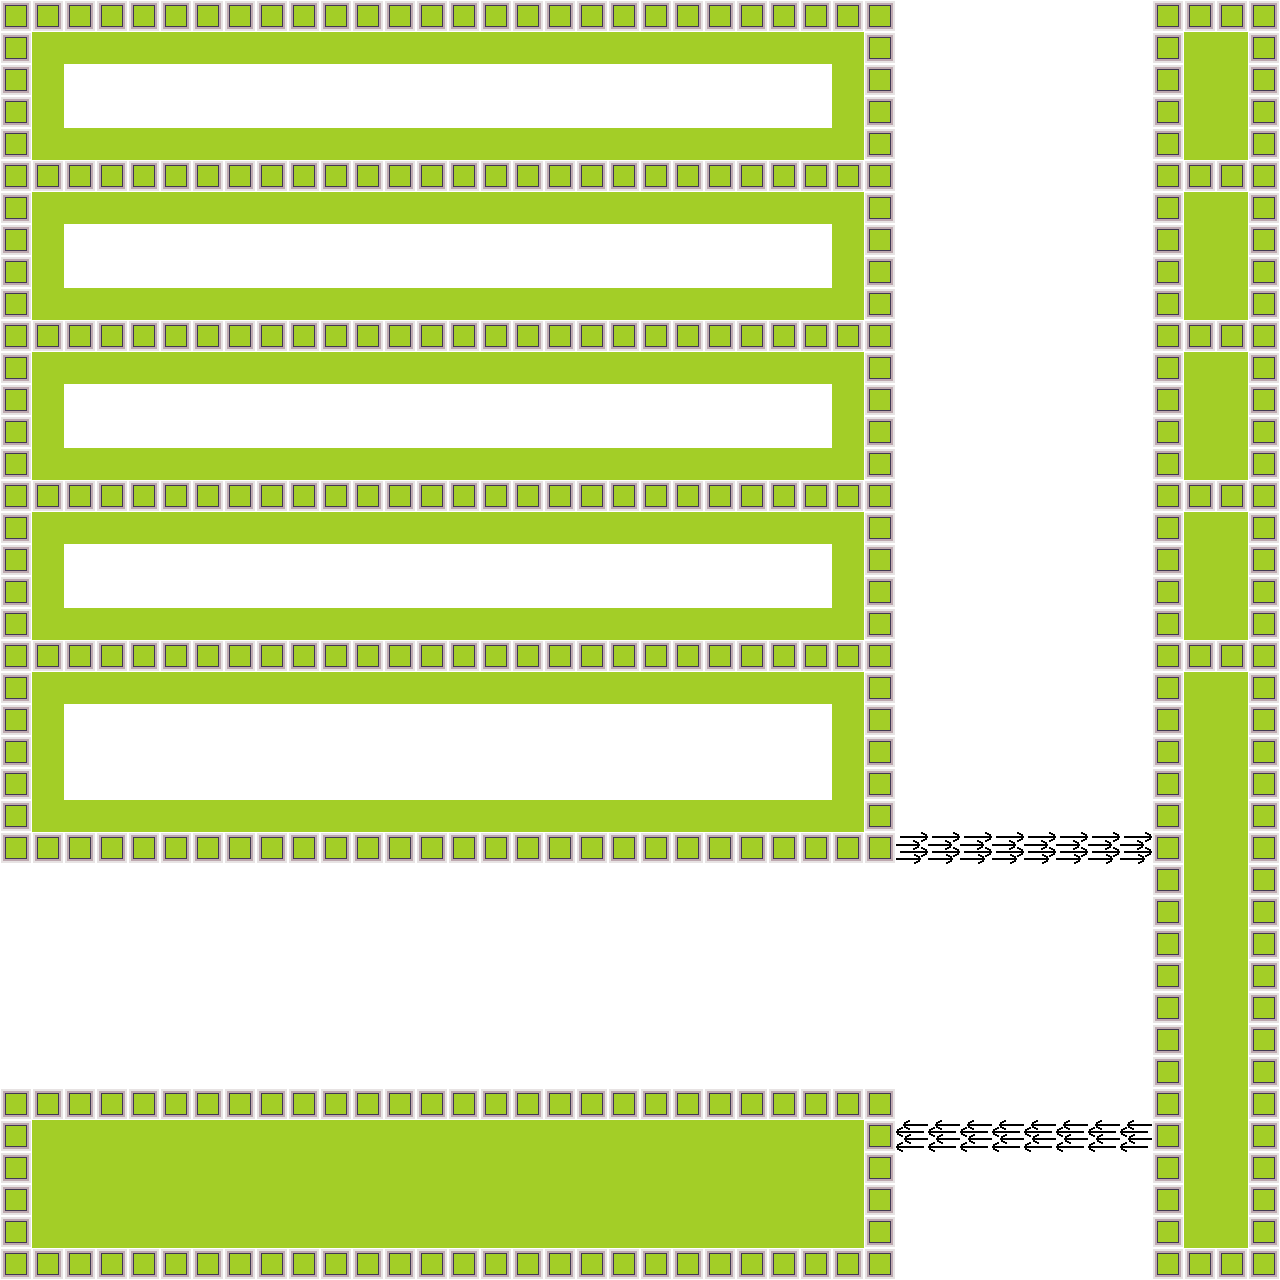

A 2D game scene composited from a Tiled map and its tileset images. What follows is a short description and the map's XML, with every tile layer's data as written:
An orthogonal 40x40 tile map with 32x32 px tiles, 1 tile layer (Tile Layer 1).

<map version="1.0" orientation="orthogonal" renderorder="right-down" width="40" height="40" tilewidth="32" tileheight="32" backgroundcolor="#ffffff" nextobjectid="1">
 <properties>
  <property name="DownExitMaxX" value="28" />
  <property name="MaxY" value="33" />
  <property name="RightExitMaxY" value="-1" />
  <property name="UpExitMaxX" value="35" />
 </properties>
 <tileset firstgid="1" name="Tileset" tilewidth="32" tileheight="32">
  <image source="TiledTileset.png" trans="ff00ff" width="320" height="160" />
 </tileset>
 <layer name="Tile Layer 1" width="40" height="40">
  <data encoding="csv">
12,12,12,12,12,12,12,12,12,12,12,12,12,12,12,12,12,12,12,12,12,12,12,12,12,12,12,12,0,0,0,0,0,0,0,0,12,12,12,12,
12,11,11,11,11,11,11,11,11,11,11,11,11,11,11,11,11,11,11,11,11,11,11,11,11,11,11,12,0,0,0,0,0,0,0,0,12,11,11,12,
12,11,0,0,0,0,0,0,0,0,0,0,0,0,0,0,0,0,0,0,0,0,0,0,0,0,11,12,0,0,0,0,0,0,0,0,12,11,11,12,
12,11,0,0,0,0,0,0,0,0,0,0,0,0,0,0,0,0,0,0,0,0,0,0,0,0,11,12,0,0,0,0,0,0,0,0,12,11,11,12,
12,11,11,11,11,11,11,11,11,11,11,11,11,11,11,11,11,11,11,11,11,11,11,11,11,11,11,12,0,0,0,0,0,0,0,0,12,11,11,12,
12,12,12,12,12,12,12,12,12,12,12,12,12,12,12,12,12,12,12,12,12,12,12,12,12,12,12,12,0,0,0,0,0,0,0,0,12,12,12,12,
12,11,11,11,11,11,11,11,11,11,11,11,11,11,11,11,11,11,11,11,11,11,11,11,11,11,11,12,0,0,0,0,0,0,0,0,12,11,11,12,
12,11,0,0,0,0,0,0,0,0,0,0,0,0,0,0,0,0,0,0,0,0,0,0,0,0,11,12,0,0,0,0,0,0,0,0,12,11,11,12,
12,11,0,0,0,0,0,0,0,0,0,0,0,0,0,0,0,0,0,0,0,0,0,0,0,0,11,12,0,0,0,0,0,0,0,0,12,11,11,12,
12,11,11,11,11,11,11,11,11,11,11,11,11,11,11,11,11,11,11,11,11,11,11,11,11,11,11,12,0,0,0,0,0,0,0,0,12,11,11,12,
12,12,12,12,12,12,12,12,12,12,12,12,12,12,12,12,12,12,12,12,12,12,12,12,12,12,12,12,0,0,0,0,0,0,0,0,12,12,12,12,
12,11,11,11,11,11,11,11,11,11,11,11,11,11,11,11,11,11,11,11,11,11,11,11,11,11,11,12,0,0,0,0,0,0,0,0,12,11,11,12,
12,11,0,0,0,0,0,0,0,0,0,0,0,0,0,0,0,0,0,0,0,0,0,0,0,0,11,12,0,0,0,0,0,0,0,0,12,11,11,12,
12,11,0,0,0,0,0,0,0,0,0,0,0,0,0,0,0,0,0,0,0,0,0,0,0,0,11,12,0,0,0,0,0,0,0,0,12,11,11,12,
12,11,11,11,11,11,11,11,11,11,11,11,11,11,11,11,11,11,11,11,11,11,11,11,11,11,11,12,0,0,0,0,0,0,0,0,12,11,11,12,
12,12,12,12,12,12,12,12,12,12,12,12,12,12,12,12,12,12,12,12,12,12,12,12,12,12,12,12,0,0,0,0,0,0,0,0,12,12,12,12,
12,11,11,11,11,11,11,11,11,11,11,11,11,11,11,11,11,11,11,11,11,11,11,11,11,11,11,12,0,0,0,0,0,0,0,0,12,11,11,12,
12,11,0,0,0,0,0,0,0,0,0,0,0,0,0,0,0,0,0,0,0,0,0,0,0,0,11,12,0,0,0,0,0,0,0,0,12,11,11,12,
12,11,0,0,0,0,0,0,0,0,0,0,0,0,0,0,0,0,0,0,0,0,0,0,0,0,11,12,0,0,0,0,0,0,0,0,12,11,11,12,
12,11,11,11,11,11,11,11,11,11,11,11,11,11,11,11,11,11,11,11,11,11,11,11,11,11,11,12,0,0,0,0,0,0,0,0,12,11,11,12,
12,12,12,12,12,12,12,12,12,12,12,12,12,12,12,12,12,12,12,12,12,12,12,12,12,12,12,12,0,0,0,0,0,0,0,0,12,12,12,12,
12,11,11,11,11,11,11,11,11,11,11,11,11,11,11,11,11,11,11,11,11,11,11,11,11,11,11,12,0,0,0,0,0,0,0,0,12,11,11,12,
12,11,0,0,0,0,0,0,0,0,0,0,0,0,0,0,0,0,0,0,0,0,0,0,0,0,11,12,0,0,0,0,0,0,0,0,12,11,11,12,
12,11,0,0,0,0,0,0,0,0,0,0,0,0,0,0,0,0,0,0,0,0,0,0,0,0,11,12,0,0,0,0,0,0,0,0,12,11,11,12,
12,11,0,0,0,0,0,0,0,0,0,0,0,0,0,0,0,0,0,0,0,0,0,0,0,0,11,12,0,0,0,0,0,0,0,0,12,11,11,12,
12,11,11,11,11,11,11,11,11,11,11,11,11,11,11,11,11,11,11,11,11,11,11,11,11,11,11,12,0,0,0,0,0,0,0,0,12,11,11,12,
12,12,12,12,12,12,12,12,12,12,12,12,12,12,12,12,12,12,12,12,12,12,12,12,12,12,12,12,2,2,2,2,2,2,2,2,12,11,11,12,
0,0,0,0,0,0,0,0,0,0,0,0,0,0,0,0,0,0,0,0,0,0,0,0,0,0,0,0,0,0,0,0,0,0,0,0,12,11,11,12,
0,0,0,0,0,0,0,0,0,0,0,0,0,0,0,0,0,0,0,0,0,0,0,0,0,0,0,0,0,0,0,0,0,0,0,0,12,11,11,12,
0,0,0,0,0,0,0,0,0,0,0,0,0,0,0,0,0,0,0,0,0,0,0,0,0,0,0,0,0,0,0,0,0,0,0,0,12,11,11,12,
0,0,0,0,0,0,0,0,0,0,0,0,0,0,0,0,0,0,0,0,0,0,0,0,0,0,0,0,0,0,0,0,0,0,0,0,12,11,11,12,
0,0,0,0,0,0,0,0,0,0,0,0,0,0,0,0,0,0,0,0,0,0,0,0,0,0,0,0,0,0,0,0,0,0,0,0,12,11,11,12,
0,0,0,0,0,0,0,0,0,0,0,0,0,0,0,0,0,0,0,0,0,0,0,0,0,0,0,0,0,0,0,0,0,0,0,0,12,11,11,12,
0,0,0,0,0,0,0,0,0,0,0,0,0,0,0,0,0,0,0,0,0,0,0,0,0,0,0,0,0,0,0,0,0,0,0,0,12,11,11,12,
12,12,12,12,12,12,12,12,12,12,12,12,12,12,12,12,12,12,12,12,12,12,12,12,12,12,12,12,0,0,0,0,0,0,0,0,12,11,11,12,
12,11,11,11,11,11,11,11,11,11,11,11,11,11,11,11,11,11,11,11,11,11,11,11,11,11,11,12,5,5,5,5,5,5,5,5,12,11,11,12,
12,11,11,11,11,11,11,11,11,11,11,11,11,11,11,11,11,11,11,11,11,11,11,11,11,11,11,12,0,0,0,0,0,0,0,0,12,11,11,12,
12,11,11,11,11,11,11,11,11,11,11,11,11,11,11,11,11,11,11,11,11,11,11,11,11,11,11,12,0,0,0,0,0,0,0,0,12,11,11,12,
12,11,11,11,11,11,11,11,11,11,11,11,11,11,11,11,11,11,11,11,11,11,11,11,11,11,11,12,0,0,0,0,0,0,0,0,12,11,11,12,
12,12,12,12,12,12,12,12,12,12,12,12,12,12,12,12,12,12,12,12,12,12,12,12,12,12,12,12,0,0,0,0,0,0,0,0,12,12,12,12
</data>
 </layer>
</map>
